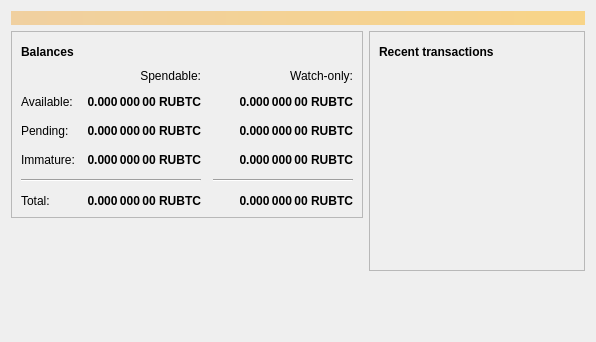
<?xml version="1.0" encoding="UTF-8"?>
<ui version="4.0">
 <class>OverviewPage</class>
 <widget class="QWidget" name="OverviewPage">
  <property name="geometry">
   <rect>
    <x>0</x>
    <y>0</y>
    <width>596</width>
    <height>342</height>
   </rect>
  </property>
  <property name="windowTitle">
   <string>Form</string>
  </property>
  <layout class="QVBoxLayout" name="topLayout">
   <item>
    <widget class="QLabel" name="labelAlerts">
     <property name="visible">
      <bool>false</bool>
     </property>
     <property name="styleSheet">
      <string notr="true">QLabel { background-color: qlineargradient(x1: 0, y1: 0, x2: 1, y2: 0, stop:0 #F0D0A0, stop:1 #F8D488); color:#000000; }</string>
     </property>
     <property name="wordWrap">
      <bool>true</bool>
     </property>
     <property name="margin">
      <number>3</number>
     </property>
     <property name="textInteractionFlags">
      <set>Qt::TextSelectableByMouse</set>
     </property>
    </widget>
   </item>
   <item>
    <layout class="QHBoxLayout" name="horizontalLayout" stretch="1,1">
     <item>
      <layout class="QVBoxLayout" name="verticalLayout_2">
       <item>
        <widget class="QFrame" name="frame">
         <property name="frameShape">
          <enum>QFrame::StyledPanel</enum>
         </property>
         <property name="frameShadow">
          <enum>QFrame::Raised</enum>
         </property>
         <layout class="QVBoxLayout" name="verticalLayout_4">
          <item>
           <layout class="QHBoxLayout" name="horizontalLayout_4">
            <item>
             <widget class="QLabel" name="label_5">
              <property name="font">
               <font>
                <weight>75</weight>
                <bold>true</bold>
               </font>
              </property>
              <property name="text">
               <string>Balances</string>
              </property>
             </widget>
            </item>
            <item>
             <widget class="QPushButton" name="labelWalletStatus">
              <property name="enabled">
               <bool>true</bool>
              </property>
              <property name="maximumSize">
               <size>
                <width>30</width>
                <height>16777215</height>
               </size>
              </property>
              <property name="toolTip">
               <string>The displayed information may be out of date. Your wallet automatically synchronizes with the National Bitcoin network after a connection is established, but this process has not completed yet.</string>
              </property>
              <property name="text">
               <string/>
              </property>
              <property name="icon">
               <iconset resource="../bitcoin.qrc">
                <normaloff>:/icons/warning</normaloff>
                <disabledoff>:/icons/warning</disabledoff>:/icons/warning</iconset>
              </property>
              <property name="iconSize">
               <size>
                <width>24</width>
                <height>24</height>
               </size>
              </property>
              <property name="flat">
               <bool>true</bool>
              </property>
             </widget>
            </item>
            <item>
             <spacer name="horizontalSpacer_3">
              <property name="orientation">
               <enum>Qt::Horizontal</enum>
              </property>
              <property name="sizeHint" stdset="0">
               <size>
                <width>40</width>
                <height>20</height>
               </size>
              </property>
             </spacer>
            </item>
           </layout>
          </item>
          <item>
           <layout class="QGridLayout" name="gridLayout">
            <property name="spacing">
             <number>12</number>
            </property>
            <item row="2" column="2">
             <widget class="QLabel" name="labelWatchPending">
              <property name="font">
               <font>
                <weight>75</weight>
                <bold>true</bold>
               </font>
              </property>
              <property name="cursor">
               <cursorShape>IBeamCursor</cursorShape>
              </property>
              <property name="toolTip">
               <string>Unconfirmed transactions to watch-only addresses</string>
              </property>
              <property name="text">
               <string notr="true">0.000 000 00 RUBTC</string>
              </property>
              <property name="alignment">
               <set>Qt::AlignRight|Qt::AlignTrailing|Qt::AlignVCenter</set>
              </property>
              <property name="textInteractionFlags">
               <set>Qt::LinksAccessibleByMouse|Qt::TextSelectableByKeyboard|Qt::TextSelectableByMouse</set>
              </property>
             </widget>
            </item>
            <item row="2" column="1">
             <widget class="QLabel" name="labelUnconfirmed">
              <property name="font">
               <font>
                <weight>75</weight>
                <bold>true</bold>
               </font>
              </property>
              <property name="cursor">
               <cursorShape>IBeamCursor</cursorShape>
              </property>
              <property name="toolTip">
               <string>Total of transactions that have yet to be confirmed, and do not yet count toward the spendable balance</string>
              </property>
              <property name="text">
               <string notr="true">0.000 000 00 RUBTC</string>
              </property>
              <property name="alignment">
               <set>Qt::AlignRight|Qt::AlignTrailing|Qt::AlignVCenter</set>
              </property>
              <property name="textInteractionFlags">
               <set>Qt::LinksAccessibleByMouse|Qt::TextSelectableByKeyboard|Qt::TextSelectableByMouse</set>
              </property>
             </widget>
            </item>
            <item row="3" column="2">
             <widget class="QLabel" name="labelWatchImmature">
              <property name="font">
               <font>
                <weight>75</weight>
                <bold>true</bold>
               </font>
              </property>
              <property name="cursor">
               <cursorShape>IBeamCursor</cursorShape>
              </property>
              <property name="toolTip">
               <string>Mined balance in watch-only addresses that has not yet matured</string>
              </property>
              <property name="text">
               <string notr="true">0.000 000 00 RUBTC</string>
              </property>
              <property name="alignment">
               <set>Qt::AlignRight|Qt::AlignTrailing|Qt::AlignVCenter</set>
              </property>
              <property name="textInteractionFlags">
               <set>Qt::LinksAccessibleByMouse|Qt::TextSelectableByKeyboard|Qt::TextSelectableByMouse</set>
              </property>
             </widget>
            </item>
            <item row="4" column="0" colspan="2">
             <widget class="Line" name="line">
              <property name="orientation">
               <enum>Qt::Horizontal</enum>
              </property>
             </widget>
            </item>
            <item row="4" column="2">
             <widget class="Line" name="lineWatchBalance">
              <property name="sizePolicy">
               <sizepolicy hsizetype="Preferred" vsizetype="Fixed">
                <horstretch>0</horstretch>
                <verstretch>0</verstretch>
               </sizepolicy>
              </property>
              <property name="minimumSize">
               <size>
                <width>140</width>
                <height>0</height>
               </size>
              </property>
              <property name="orientation">
               <enum>Qt::Horizontal</enum>
              </property>
             </widget>
            </item>
            <item row="5" column="0">
             <widget class="QLabel" name="labelTotalText">
              <property name="text">
               <string>Total:</string>
              </property>
             </widget>
            </item>
            <item row="3" column="1">
             <widget class="QLabel" name="labelImmature">
              <property name="font">
               <font>
                <weight>75</weight>
                <bold>true</bold>
               </font>
              </property>
              <property name="cursor">
               <cursorShape>IBeamCursor</cursorShape>
              </property>
              <property name="toolTip">
               <string>Mined balance that has not yet matured</string>
              </property>
              <property name="text">
               <string notr="true">0.000 000 00 RUBTC</string>
              </property>
              <property name="alignment">
               <set>Qt::AlignRight|Qt::AlignTrailing|Qt::AlignVCenter</set>
              </property>
              <property name="textInteractionFlags">
               <set>Qt::LinksAccessibleByMouse|Qt::TextSelectableByKeyboard|Qt::TextSelectableByMouse</set>
              </property>
             </widget>
            </item>
            <item row="2" column="3">
             <spacer name="horizontalSpacer_2">
              <property name="orientation">
               <enum>Qt::Horizontal</enum>
              </property>
              <property name="sizeHint" stdset="0">
               <size>
                <width>40</width>
                <height>20</height>
               </size>
              </property>
             </spacer>
            </item>
            <item row="3" column="0">
             <widget class="QLabel" name="labelImmatureText">
              <property name="text">
               <string>Immature:</string>
              </property>
             </widget>
            </item>
            <item row="5" column="1">
             <widget class="QLabel" name="labelTotal">
              <property name="font">
               <font>
                <weight>75</weight>
                <bold>true</bold>
               </font>
              </property>
              <property name="cursor">
               <cursorShape>IBeamCursor</cursorShape>
              </property>
              <property name="toolTip">
               <string>Your current total balance</string>
              </property>
              <property name="text">
               <string notr="true">0.000 000 00 RUBTC</string>
              </property>
              <property name="alignment">
               <set>Qt::AlignRight|Qt::AlignTrailing|Qt::AlignVCenter</set>
              </property>
              <property name="textInteractionFlags">
               <set>Qt::LinksAccessibleByMouse|Qt::TextSelectableByKeyboard|Qt::TextSelectableByMouse</set>
              </property>
             </widget>
            </item>
            <item row="5" column="2">
             <widget class="QLabel" name="labelWatchTotal">
              <property name="font">
               <font>
                <weight>75</weight>
                <bold>true</bold>
               </font>
              </property>
              <property name="cursor">
               <cursorShape>IBeamCursor</cursorShape>
              </property>
              <property name="toolTip">
               <string>Current total balance in watch-only addresses</string>
              </property>
              <property name="text">
               <string notr="true">0.000 000 00 RUBTC</string>
              </property>
              <property name="alignment">
               <set>Qt::AlignRight|Qt::AlignTrailing|Qt::AlignVCenter</set>
              </property>
              <property name="textInteractionFlags">
               <set>Qt::LinksAccessibleByMouse|Qt::TextSelectableByKeyboard|Qt::TextSelectableByMouse</set>
              </property>
             </widget>
            </item>
            <item row="0" column="2">
             <widget class="QLabel" name="labelWatchonly">
              <property name="text">
               <string>Watch-only:</string>
              </property>
              <property name="alignment">
               <set>Qt::AlignRight|Qt::AlignTrailing|Qt::AlignVCenter</set>
              </property>
             </widget>
            </item>
            <item row="1" column="0">
             <widget class="QLabel" name="labelBalanceText">
              <property name="text">
               <string>Available:</string>
              </property>
             </widget>
            </item>
            <item row="1" column="1">
             <widget class="QLabel" name="labelBalance">
              <property name="font">
               <font>
                <weight>75</weight>
                <bold>true</bold>
               </font>
              </property>
              <property name="cursor">
               <cursorShape>IBeamCursor</cursorShape>
              </property>
              <property name="toolTip">
               <string>Your current spendable balance</string>
              </property>
              <property name="text">
               <string notr="true">0.000 000 00 RUBTC</string>
              </property>
              <property name="alignment">
               <set>Qt::AlignRight|Qt::AlignTrailing|Qt::AlignVCenter</set>
              </property>
              <property name="textInteractionFlags">
               <set>Qt::LinksAccessibleByMouse|Qt::TextSelectableByKeyboard|Qt::TextSelectableByMouse</set>
              </property>
             </widget>
            </item>
            <item row="1" column="2">
             <widget class="QLabel" name="labelWatchAvailable">
              <property name="font">
               <font>
                <weight>75</weight>
                <bold>true</bold>
               </font>
              </property>
              <property name="cursor">
               <cursorShape>IBeamCursor</cursorShape>
              </property>
              <property name="toolTip">
               <string>Your current balance in watch-only addresses</string>
              </property>
              <property name="text">
               <string notr="true">0.000 000 00 RUBTC</string>
              </property>
              <property name="alignment">
               <set>Qt::AlignRight|Qt::AlignTrailing|Qt::AlignVCenter</set>
              </property>
              <property name="textInteractionFlags">
               <set>Qt::LinksAccessibleByMouse|Qt::TextSelectableByKeyboard|Qt::TextSelectableByMouse</set>
              </property>
             </widget>
            </item>
            <item row="2" column="0">
             <widget class="QLabel" name="labelPendingText">
              <property name="text">
               <string>Pending:</string>
              </property>
             </widget>
            </item>
            <item row="0" column="1">
             <widget class="QLabel" name="labelSpendable">
              <property name="text">
               <string>Spendable:</string>
              </property>
              <property name="alignment">
               <set>Qt::AlignRight|Qt::AlignTrailing|Qt::AlignVCenter</set>
              </property>
             </widget>
            </item>
           </layout>
          </item>
         </layout>
        </widget>
       </item>
       <item>
        <spacer name="verticalSpacer">
         <property name="orientation">
          <enum>Qt::Vertical</enum>
         </property>
         <property name="sizeHint" stdset="0">
          <size>
           <width>20</width>
           <height>40</height>
          </size>
         </property>
        </spacer>
       </item>
      </layout>
     </item>
     <item>
      <layout class="QVBoxLayout" name="verticalLayout_3">
       <item>
        <widget class="QFrame" name="frame_2">
         <property name="frameShape">
          <enum>QFrame::StyledPanel</enum>
         </property>
         <property name="frameShadow">
          <enum>QFrame::Raised</enum>
         </property>
         <layout class="QVBoxLayout" name="verticalLayout">
          <item>
           <layout class="QHBoxLayout" name="horizontalLayout_2">
            <item>
             <widget class="QLabel" name="label_4">
              <property name="font">
               <font>
                <weight>75</weight>
                <bold>true</bold>
               </font>
              </property>
              <property name="text">
               <string>Recent transactions</string>
              </property>
             </widget>
            </item>
            <item>
             <widget class="QPushButton" name="labelTransactionsStatus">
              <property name="enabled">
               <bool>true</bool>
              </property>
              <property name="maximumSize">
               <size>
                <width>30</width>
                <height>16777215</height>
               </size>
              </property>
              <property name="toolTip">
               <string>The displayed information may be out of date. Your wallet automatically synchronizes with the National Bitcoin network after a connection is established, but this process has not completed yet.</string>
              </property>
              <property name="text">
               <string/>
              </property>
              <property name="icon">
               <iconset resource="../bitcoin.qrc">
                <normaloff>:/icons/warning</normaloff>
                <disabledoff>:/icons/warning</disabledoff>:/icons/warning</iconset>
              </property>
              <property name="iconSize">
               <size>
                <width>24</width>
                <height>24</height>
               </size>
              </property>
              <property name="flat">
               <bool>true</bool>
              </property>
             </widget>
            </item>
            <item>
             <spacer name="horizontalSpacer">
              <property name="orientation">
               <enum>Qt::Horizontal</enum>
              </property>
              <property name="sizeHint" stdset="0">
               <size>
                <width>40</width>
                <height>20</height>
               </size>
              </property>
             </spacer>
            </item>
           </layout>
          </item>
          <item>
           <widget class="QListView" name="listTransactions">
            <property name="styleSheet">
             <string notr="true">QListView { background: transparent; }</string>
            </property>
            <property name="frameShape">
             <enum>QFrame::NoFrame</enum>
            </property>
            <property name="verticalScrollBarPolicy">
             <enum>Qt::ScrollBarAlwaysOff</enum>
            </property>
            <property name="horizontalScrollBarPolicy">
             <enum>Qt::ScrollBarAlwaysOff</enum>
            </property>
            <property name="selectionMode">
             <enum>QAbstractItemView::NoSelection</enum>
            </property>
           </widget>
          </item>
         </layout>
        </widget>
       </item>
       <item>
        <spacer name="verticalSpacer_2">
         <property name="orientation">
          <enum>Qt::Vertical</enum>
         </property>
         <property name="sizeHint" stdset="0">
          <size>
           <width>20</width>
           <height>40</height>
          </size>
         </property>
        </spacer>
       </item>
      </layout>
     </item>
    </layout>
   </item>
  </layout>
 </widget>
 <resources/>
 <connections/>
</ui>
